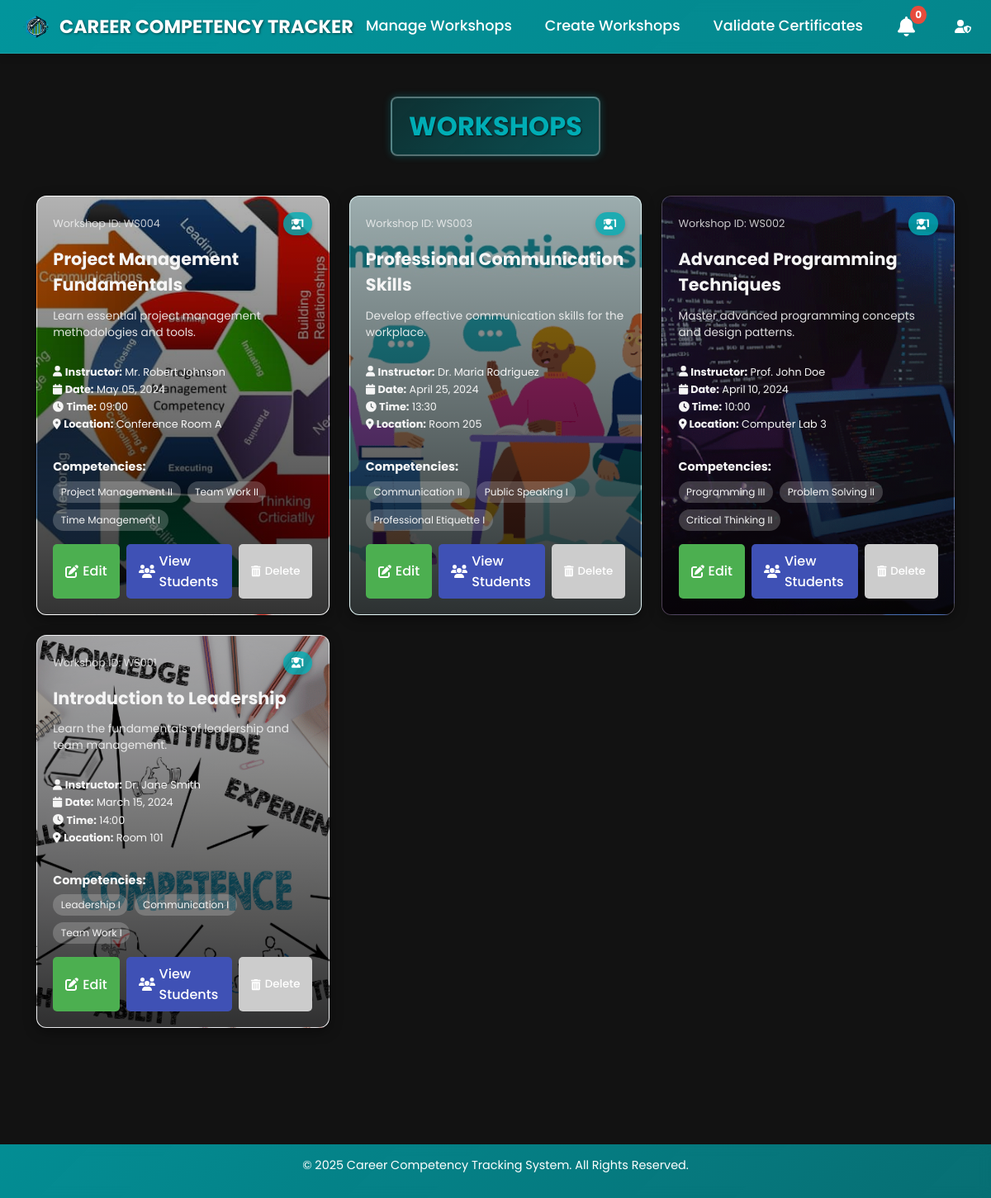
The page /manage-workshops (signed in) on the database its author committed.
### App/models/workshop.py (models this page shows, shortened)
class Workshop(db.Model):
    __tablename__ = 'workshops'
    id = db.Column(db.Integer, primary_key=True)
    workshopID = db.Column(db.String(20), unique=True)
    workshopName = db.Column(db.String(100))
    workshopDescription = db.Column(db.Text)
    workshopDate = db.Column(db.Date)
    workshopTime = db.Column(db.String(20))
    instructor = db.Column(db.String(100))
    location = db.Column(db.String(100))
    image_path = db.Column(db.String(255), nullable=True)
    _competencies = db.Column('competencies', db.JSON, nullable=True)
    created_at = db.Column(db.DateTime, default=datetime.utcnow)
    attendance_count = db.Column(db.Integer, default=0)
    enrollments = db.relationship('Enrollment', back_populates='workshop', lazy=True, cascade='all, delete-orphan')
    @property
    def competencies(self):
        try:
            if self._competencies is None:
                self._competencies = []
                flag_modified(self, '_competencies')
                db.session.add(self)
                db.session.commit()
            return self._competencies if isinstance(self._competencies, list) else []
        except Exception as e:
            print(f"Error accessing competencies: {str(e)}")
            return []
    @competencies.setter
    def competencies(self, value):
        """Set the competencies list directly"""
        if value is None:
            self._competencies = []
        else:
            self._competencies = value
        flag_modified(self, '_competencies')

### App/views/admin_views.py (the view)
@admin_views.route('/manage-workshops')
@login_required
def manage_workshops():
    if current_user.user_type != 'admin':
        flash('Access denied. Administrators only.', 'error')
        return redirect(url_for('dashboard_views.dashboard'))
    workshops = Workshop.query.order_by(Workshop.workshopDate.desc()).all()
    return render_template('Html/manageWorkshops.html', workshops=workshops, user=current_user)

### App/controllers/auth.py (called while the page is built)
def add_auth_context(app):
  @app.context_processor
  def inject_user():
      try:
          verify_jwt_in_request()
          user_id = get_jwt_identity()
          current_user = User.query.get(user_id)
          is_authenticated = True
      except Exception as e:
          print(e)
          is_authenticated = False
          current_user = None
      return dict(is_authenticated=is_authenticated, current_user=current_user)

### App/models/administrator.py (called while the page is built)
    @property
    def is_authenticated(self):
        return True

### App/templates/Html/manageWorkshops.html (shortened to what this page needs)
<!DOCTYPE html>
<html lang="en">
<head>
    <link rel="stylesheet" href="{{ url_for('static', filename='Css/global.css') }}">
    <link rel="stylesheet" href="../../static/Css/navbar.css">
    <link rel="stylesheet" href="{{ url_for('static', filename='Css/navbar.css') }}">
    <link rel="stylesheet" href="../../static/Css/footer.css">
    <link rel="stylesheet" href="{{ url_for('static', filename='Css/footer.css') }}">
    <link rel="stylesheet" href="../../static/Css/loader.css">
    <link rel="stylesheet" href="{{ url_for('static', filename='Css/loader.css') }}">
    <link rel="stylesheet" href="../../static/Css/manageWorkshops.css">
    <link rel="stylesheet" href="{{ url_for('static', filename='Css/manage_workshops.css') }}">
</head>
<body>
    {% include 'Html/navbar.html' with context %}
    <main class="content-container">
        <h2>Workshops</h2>
        <section class="workshops-container">
            {% if workshops %}
                {% for workshop in workshops %}
                <div class="workshop-card"
                    {% if workshop.image_path %}style="background-image: url('{{ url_for('static', filename=workshop.image_path) }}');"{% endif %}>
                    <div class="workshop-content">
                        <div class="workshop-header">
                            <span class="workshop-id">Workshop ID: {{ workshop.workshopID }}</span>
                            <span class="student-count" title="Students enrolled">
                                <i class="fas fa-user-graduate"></i> {{ workshop.enrollments|length }}
                            </span>
                        </div>
                        <h3>{{ workshop.workshopName }}</h3>
                        <p class="workshop-description">{{ workshop.workshopDescription }}</p>
                        <div class="workshop-details">
                            <p><i class="fas fa-user"></i> <strong>Instructor:</strong> {{ workshop.instructor }}</p>
                            <p><i class="fas fa-calendar"></i> <strong>Date:</strong> {{ workshop.workshopDate.strftime('%B %d, %Y') }}</p>
                            <p><i class="fas fa-clock"></i> <strong>Time:</strong> {{ workshop.workshopTime }}</p>
                            <p><i class="fas fa-location-dot"></i> <strong>Location:</strong> {{ workshop.location }}</p>
                        </div>
                        {% if workshop.competencies %}
                        <div class="competencies">
                            <h4>Competencies:</h4>
                            <div class="tags">
                                {% for competency in workshop.competencies %}
                                <span class="tag">{{ competency }}</span>
                                {% endfor %}
                            </div>
                        </div>
                        {% endif %}
                        <div class="workshop-actions">
                            <a href="{{ url_for('admin_views.edit_workshop', workshop_id=workshop.workshopID) }}" class="action-button edit-btn">
                                <i class="fas fa-edit"></i> Edit
                            </a>
                            <a href="{{ url_for('admin_views.workshop_enrollments', workshop_id=workshop.workshopID) }}" class="action-button students-btn">
                                <i class="fas fa-users"></i> View Students
                            </a>
                            <button class="action-button delete-btn" data-workshop-id="{{ workshop.workshopID }}" {% if workshop.enrollments %}disabled{% endif %}>
                                <i class="fas fa-trash-alt"></i> Delete
                            </button>
                        </div>
                    </div>
                </div>
                {% endfor %}
            {% else %}
                <p class="no-workshops">No workshops available.</p>
            {% endif %}
        </section>
    </main>
    <footer class="footer">
        <p>&copy; 2025 Career Competency Tracking System. All Rights Reserved.</p>
        <div class="loading-bar-container">
        </div>
    </footer>
</body>
</html>

### App/static/Css/global.css (style rules this page uses)
html, body { margin: 0; padding: 0; font-family: 'Poppins', sans-serif; min-height: 100vh; position: relative; }
body { display: flex; flex-direction: column; min-height: 100vh; padding-bottom: 70px; box-sizing: border-box; }
main { flex: 1 0 auto; width: 100%; padding-bottom: 20px; }
.content-container { position: relative; z-index: 2; }

### App/static/Css/footer.css (style rules this page uses)
.footer { position: absolute; bottom: 0; left: 0; width: 100%; background: linear-gradient(135deg, rgba(0,173,181,0.8), rgba(0,173,181,0.6)); backdrop-filter: blur(8px); color: #fff; padding: 15px 0; text-align: center; font-size: 0.9em; z-index: 1; }
.loading-bar-container { width: 100%; height: 4px; margin-top: 10px; overflow: hidden; position: relative; }

### App/static/Css/manageWorkshops.css (style rules this page uses)
* { margin: 0; padding: 0; box-sizing: border-box; }
body, h1, h2, p, input, button { font-family: 'Poppins', sans-serif; }
body { background-color: #121212; color: #f5f5f5; display: flex; flex-direction: column; min-height: 100vh; }
main h2 { display: block; width: fit-content; margin: 2rem auto 1.5rem auto; padding: 10px 20px; font-size: 2rem; font-weight: 700; text-transform: uppercase; color: #00adb5; background: linear-gradient(135deg, rgba(0,173,181,0.2), rgba(0,173,181,0.4)); border-radius: 8px; border: 2px solid rgba(255,255,255,0.3); box-shadow: 0 0 10px rgba(0,173,181,0.3); text-shadow: 1px 1px 2px rgba(0,0,0,0.7); backdrop-filter: blur(4px); transition: transform 0.3s, background 0.3s, box-shadow 0.3s; }
.workshops-container { display: grid; grid-template-columns: repeat(auto-fit, minmax(280px, 1fr)); gap: 1.5rem; padding: 1.5rem; margin: 0 auto 2rem auto; max-width: 1800px; align-items: stretch; justify-content: center; }
.workshop-card { display: flex; flex-direction: column; height: 500x; border-radius: 12px; overflow: hidden; background-color: rgba(30,30,30,0.85); box-shadow: 0 4px 15px rgba(0,0,0,0.4); border: 1px solid rgba(255,255,255,0.2); backdrop-filter: blur(8px); background-size: cover; background-position: center; position: relative; transition: transform 0.3s ease, box-shadow 0.3s ease; margin: 0 auto; width: 100%; max-width: 380px; }
.workshop-card::before { content: ''; position: absolute; top: 0; left: 0; width: 100%; height: 100%; background: linear-gradient(to bottom, rgba(0,0,0,0.3), rgba(0,0,0,0.8)); z-index: 1; }
.workshop-content { display: flex; flex-direction: column; flex: 1; padding: 1.2rem; color: #f5f5f5; position: relative; z-index: 2; }
.workshop-content h3 { font-size: 1.3rem; margin-bottom: 0.8rem; }
.workshop-description { margin-bottom: 0.8rem; font-size: 0.85rem; opacity: 0.9; flex-grow: 1; }
.workshop-details { margin: 0.8rem 0; flex-grow: 1; }
.workshop-details p { margin: 0.2rem 0; font-size: 0.8rem; }
.competencies { margin-top: 1rem; }
.competencies h4 { margin-bottom: 0.4rem; font-size: 0.9rem; }
.tags { display: flex; flex-wrap: wrap; gap: 0.5rem; }
.tag { background: rgba(255,255,255,0.2); padding: 0.25rem 0.6rem; border-radius: 15px; font-size: 0.75rem; }
.workshop-actions { display: flex; gap: 0.5rem; margin-top: 1rem; }
.action-button { padding: 8px 15px; border-radius: 5px; border: none; color: #fff; cursor: pointer; font-weight: 500; display: inline-flex; align-items: center; justify-content: center; gap: 5px; text-decoration: none; transition: background-color 0.3s, transform 0.2s; }
.edit-btn { background-color: #4caf50; }
.students-btn { background-color: #3f51b5; }
.delete-btn { background-color: #f44336; }
.delete-btn[disabled] { background-color: #ccc; cursor: not-allowed; }
.workshop-header { display: flex; justify-content: space-between; align-items: center; margin-bottom: 0.8rem; }
.workshop-id { font-size: 0.8rem; opacity: 0.8; }
.student-count { display: inline-flex; align-items: center; background-color: rgba(0, 173, 181, 0.8); color: white; padding: 5px 10px; border-radius: 20px; font-size: 0.8rem; font-weight: 600; box-shadow: 0 2px 5px rgba(0, 0, 0, 0.2); }

### App/static/Css/manage_workshops.css (style rules this page uses)
main { max-width: 1200px; margin: 0 auto; padding: 20px; padding-bottom: 80px; color: white; position: relative; z-index: 1; }

### rows shown on the page
Workshop: image_path (picture), workshopID "WS004", enrollments|length "1", workshopName "Project Management Fundamentals", workshopDescription "Learn essential project management methodologies and tools.", instructor "Mr. Robert Johnson", workshopDate "May 05, 2024", workshopTime "09:00", location "Conference Room A", competencies "Project Management II" "Team Work II" "Time Management I"
Workshop: image_path (picture), workshopID "WS003", enrollments|length "1", workshopName "Professional Communication Skills", workshopDescription "Develop effective communication skills for the workplace.", instructor "Dr. Maria Rodriguez", workshopDate "April 25, 2024", workshopTime "13:30", location "Room 205", competencies "Communication II" "Public Speaking I" "Professional Etiquette I"
Workshop: image_path (picture), workshopID "WS002", enrollments|length "1", workshopName "Advanced Programming Techniques", workshopDescription "Master advanced programming concepts and design patterns.", instructor "Prof. John Doe", workshopDate "April 10, 2024", workshopTime "10:00", location "Computer Lab 3", competencies "Programming III" "Problem Solving II" "Critical Thinking II"
Workshop: image_path (placeholder picture), workshopID "WS001", enrollments|length "1", workshopName "Introduction to Leadership", workshopDescription "Learn the fundamentals of leadership and team management.", instructor "Dr. Jane Smith", workshopDate "March 15, 2024", workshopTime "14:00", location "Room 101", competencies "Leadership I" "Communication I" "Team Work I"
